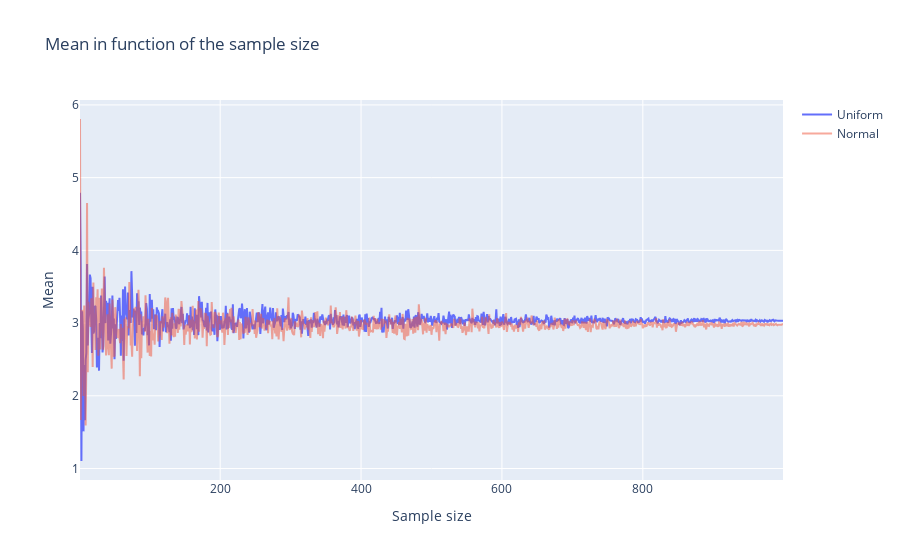

Source (notebook cell):
### Code cell
# Plot the kernel estimation of the returns for the two half of Credit Suisse (in 1 plot)
fig = go.Figure()
fig.add_trace(go.Scatter(x=result[:,4], y=result[:,0],
                    name='Uniform'))
fig.add_trace(go.Scatter(x=result[:,4], y=result[:,1], opacity=0.5, 
                    name='Normal'))

fig.update_layout(title = 'Mean in function of the sample size', xaxis_title = 'Sample size', yaxis_title = 'Mean')
fig.show()

### Figure 1 — Plotly figure (JSON) as saved in the notebook; plotly's stock layout.template omitted (floating-point values rounded to 4 significant figures; data arrays with more than 128 entries replaced by an {"elided": "..."} marker saying what was removed)
{"data": [{"name": "Uniform", "type": "scatter", "x": {"elided": "999 int values"}, "y": {"elided": "999 float values"}}, {"name": "Normal", "opacity": 0.5, "type": "scatter", "x": {"elided": "999 int values"}, "y": {"elided": "999 float values"}}], "layout": {"autosize": true, "title": {"text": "Mean in function of the sample size"}, "xaxis": {"autorange": true, "range": [1, 999], "title": {"text": "Sample size"}, "type": "linear"}, "yaxis": {"autorange": true, "range": [0.8422, 6.068], "title": {"text": "Mean"}, "type": "linear"}}}
